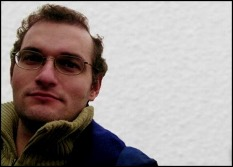
%> input picture Computer Vision/2.8/chico.jpg, 233 x 167 px
$ octave umbral.m   (GNU Octave 9; MATLAB toolbox functions it lacks are replaced by stand-ins)
%> lines starting %> are read from the running program, lines starting %| are printed output that depends on the picture; in (x1, y1, x2, y2) boxes, pixels count from 0 and x2, y2 are one past the last pixel; in counts of white or black regions, pixels touching at a corner belong together; the program's own positions count from 1
pkg load image;
clear all;
close all;
clc;


A=imread('chico.jpg');
%> A is the input picture: size 167x233x3 uint8; mean R, G, B 157.2, 147.7, 145.2
A=im2double(A);
%> A: size 167x233x3 double

[ax ay az]=size(A);
%> ax = 167; ay = 233; az = 3

R=zeros(size(A));

umbral=180/255;
for m=1:ax
    for n=1:ay
        for o=1:az
            if A(m,n,o)< umbral
                R(m,n,o)=0;
            else
                R(m,n,o)=1;
            end
        end
    end
end
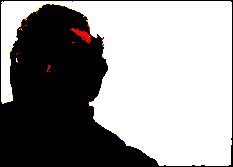
%> R: size 167x233x3 double; mean R, G, B 0.592, 0.587, 0.586


Agris=rgb2gray(A);
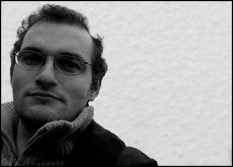
%> Agris: size 167x233 double; min 0, max 0.921, mean 0.589
umbral=42/255;

[ax,ay]=size(Agris);
R1=zeros(size(Agris));

for m=1:ax
    for n=1:ay
        if Agris(m,n)< umbral
            R1(m,n)=0;
        else
            R1(m,n)=1;
        end
    end
end
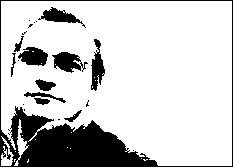
%> R1: size 167x233 double; values 0 (black) and 1 (white), 79.7% white; 24 black regions (13 under 20 px), largest, box (x1, y1, x2, y2) and area: (0, 0, 233, 167) 5742, (52, 52, 88, 73) 429, (18, 47, 48, 66) 394

Agris=rgb2gray(A);
umbral=180/255;

[ax,ay]=size(Agris);
R2=zeros(size(Agris));

for m=1:ax
    for n=1:ay
        if Agris(m,n)< umbral
            R2(m,n)=0;
        else
            R2(m,n)=1;
        end
    end
end
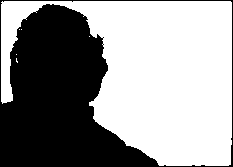
%> R2: size 167x233 double; values 0 (black) and 1 (white), 58.7% white; 1 black region, box (x1, y1, x2, y2) and area: (0, 0, 233, 167) 16052

figure,
subplot(1,3,1); imshow(Agris); title('Imagen Original');
subplot(1,3,2); imshow(R1); title('Umbral = 42');
subplot(1,3,3); imshow(R2); title('Umbral = 180');
